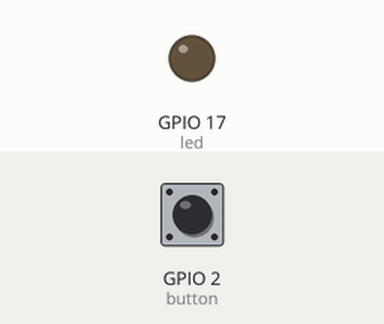
Recording of a program running on a simulated Raspberry Pi (BCM pin numbers). On the bench: output pins drawn as LEDs (lit = HIGH). Inputs (shaded band) come from the test bench; at power-on: GPIO 2 (button) HIGH. What the program prints to the terminal is not drawn.

Above: at 1.2 s.
1.3 s: GPIO 2 (button) pulled LOW for 0.15 s
At 1.37 s:
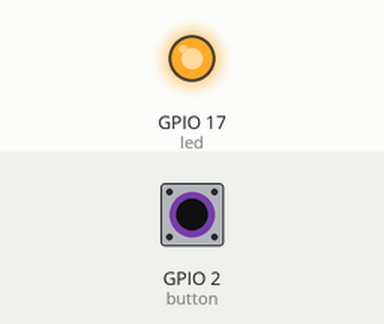
2.9 s: GPIO 2 (button) pulled LOW for 3.2 s
At 6.7 s:
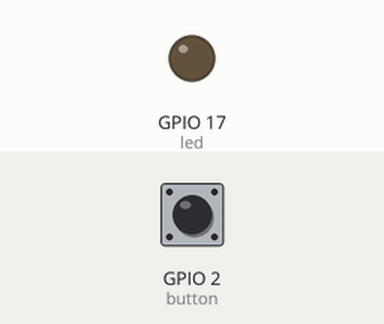
Timing chart, 0 to 8.2 s (numbered marks = the images above; inputs shaded):
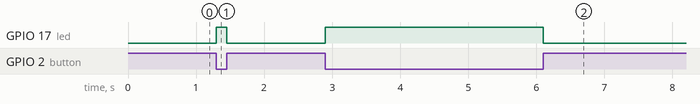

The program:

gpio_button_led.py
```python
#!/usr/bin/env python3
"""
ボタンでLEDを制御するプログラム（gpiozero版）
Raspberry Pi上で動作します

接続方法:
  【LED】
  GPIO17 ---[330Ω抵抗]--- LED(+) --- LED(-) --- GND

  【ボタン】
  GPIO2 ---[ボタン]--- GND
  （内部プルアップ抵抗を使用）

動作:
  - ボタンを押すとLEDが点灯
  - ボタンを離すとLEDが消灯

使用方法:
  python3 gpio_button_led.py
"""

from gpiozero import LED, Button
from signal import pause
import sys

# 使用するGPIOピン番号
LED_PIN = 17
BUTTON_PIN = 2

def main():
    """メイン処理"""
    print("=" * 60)
    print("ボタンでLED制御プログラム")
    print("=" * 60)
    print(f"LED    : GPIO{LED_PIN}")
    print(f"ボタン : GPIO{BUTTON_PIN}")
    print("Ctrl+C で終了します\n")

    try:
        # LED と ボタンのオブジェクトを作成
        led = LED(LED_PIN)
        button = Button(BUTTON_PIN)

        # イベントハンドラを設定
        def on_button_pressed():
            """ボタンが押された時"""
            led.on()
            print("ボタン: 押された → LED ON")

        def on_button_released():
            """ボタンが離された時"""
            led.off()
            print("ボタン: 離された → LED OFF")

        # イベントにハンドラを登録
        button.when_pressed = on_button_pressed
        button.when_released = on_button_released

        print("準備完了。ボタンを押してください...\n")

        # イベント待機（無限ループ）
        pause()

    except KeyboardInterrupt:
        print("\n\nプログラムを終了します")
        led.off()
        sys.exit(0)

    except Exception as e:
        print(f"\nエラーが発生しました: {e}")
        print("\n【トラブルシューティング】")
        print("1. gpiozeroがインストールされているか確認:")
        print("   sudo apt install python3-gpiozero")
        print("2. GPIOピンの接続を確認")
        print("3. Raspberry Pi上で実行しているか確認")
        sys.exit(1)


if __name__ == '__main__':
    main()
```

Measured:
- after the input at 1.3 s, GPIO 17 (led): LOW → HIGH at once, → LOW 0.15 s later
- after the input at 2.9 s, GPIO 17 (led): LOW → HIGH at once, → LOW 3.2 s later
